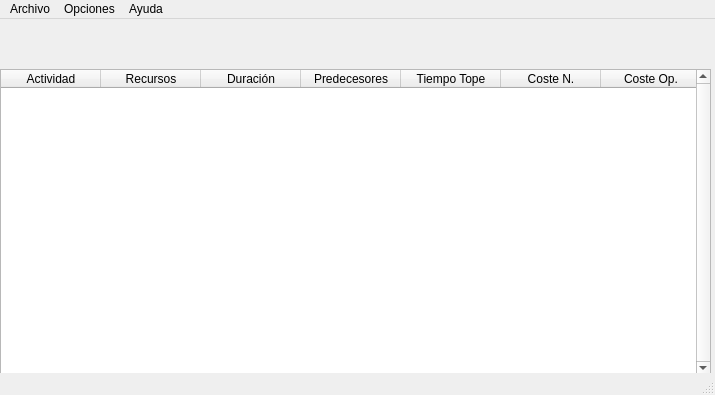
<?xml version="1.0" encoding="UTF-8"?>
<ui version="4.0">
 <class>MainWindow</class>
 <widget class="QMainWindow" name="MainWindow">
  <property name="geometry">
   <rect>
    <x>0</x>
    <y>0</y>
    <width>715</width>
    <height>395</height>
   </rect>
  </property>
  <property name="sizePolicy">
   <sizepolicy hsizetype="Fixed" vsizetype="Fixed">
    <horstretch>0</horstretch>
    <verstretch>0</verstretch>
   </sizepolicy>
  </property>
  <property name="minimumSize">
   <size>
    <width>715</width>
    <height>395</height>
   </size>
  </property>
  <property name="maximumSize">
   <size>
    <width>715</width>
    <height>395</height>
   </size>
  </property>
  <property name="windowTitle">
   <string>Gestor de Proyectos</string>
  </property>
  <property name="iconSize">
   <size>
    <width>24</width>
    <height>24</height>
   </size>
  </property>
  <widget class="QWidget" name="centralWidget">
   <property name="minimumSize">
    <size>
     <width>712</width>
     <height>0</height>
    </size>
   </property>
   <widget class="QTableWidget" name="ActivTable">
    <property name="enabled">
     <bool>true</bool>
    </property>
    <property name="geometry">
     <rect>
      <x>0</x>
      <y>50</y>
      <width>711</width>
      <height>321</height>
     </rect>
    </property>
    <property name="sizePolicy">
     <sizepolicy hsizetype="Preferred" vsizetype="Preferred">
      <horstretch>1</horstretch>
      <verstretch>1</verstretch>
     </sizepolicy>
    </property>
    <property name="sizeIncrement">
     <size>
      <width>10</width>
      <height>10</height>
     </size>
    </property>
    <property name="autoFillBackground">
     <bool>true</bool>
    </property>
    <property name="styleSheet">
     <string notr="true"/>
    </property>
    <property name="verticalScrollBarPolicy">
     <enum>Qt::ScrollBarAlwaysOn</enum>
    </property>
    <property name="horizontalScrollBarPolicy">
     <enum>Qt::ScrollBarAlwaysOn</enum>
    </property>
    <property name="rowCount">
     <number>0</number>
    </property>
    <column>
     <property name="text">
      <string>Actividad</string>
     </property>
    </column>
    <column>
     <property name="text">
      <string>Recursos</string>
     </property>
    </column>
    <column>
     <property name="text">
      <string>Duración</string>
     </property>
    </column>
    <column>
     <property name="text">
      <string>Predecesores</string>
     </property>
    </column>
    <column>
     <property name="text">
      <string>Tiempo Tope</string>
     </property>
    </column>
    <column>
     <property name="text">
      <string>Coste N.</string>
     </property>
    </column>
    <column>
     <property name="text">
      <string>Coste Op.</string>
     </property>
    </column>
   </widget>
   <widget class="QWidget" name="horizontalLayoutWidget">
    <property name="geometry">
     <rect>
      <x>0</x>
      <y>0</y>
      <width>200</width>
      <height>51</height>
     </rect>
    </property>
    <layout class="QGridLayout" name="gridLayout_2">
     <item row="0" column="0">
      <widget class="QPushButton" name="addButton">
       <property name="sizePolicy">
        <sizepolicy hsizetype="Fixed" vsizetype="Fixed">
         <horstretch>0</horstretch>
         <verstretch>0</verstretch>
        </sizepolicy>
       </property>
       <property name="minimumSize">
        <size>
         <width>0</width>
         <height>25</height>
        </size>
       </property>
       <property name="text">
        <string/>
       </property>
       <property name="icon">
        <iconset>
         <normaloff>icons/add.png</normaloff>icons/add.png</iconset>
       </property>
       <property name="iconSize">
        <size>
         <width>40</width>
         <height>40</height>
        </size>
       </property>
       <property name="flat">
        <bool>true</bool>
       </property>
      </widget>
     </item>
     <item row="0" column="1">
      <widget class="QPushButton" name="editButton">
       <property name="sizePolicy">
        <sizepolicy hsizetype="Fixed" vsizetype="Fixed">
         <horstretch>0</horstretch>
         <verstretch>0</verstretch>
        </sizepolicy>
       </property>
       <property name="minimumSize">
        <size>
         <width>0</width>
         <height>25</height>
        </size>
       </property>
       <property name="text">
        <string/>
       </property>
       <property name="icon">
        <iconset>
         <normaloff>icons/edit.png</normaloff>icons/edit.png</iconset>
       </property>
       <property name="iconSize">
        <size>
         <width>40</width>
         <height>40</height>
        </size>
       </property>
       <property name="flat">
        <bool>true</bool>
       </property>
      </widget>
     </item>
     <item row="0" column="2">
      <widget class="QPushButton" name="deleteButton">
       <property name="sizePolicy">
        <sizepolicy hsizetype="Fixed" vsizetype="Fixed">
         <horstretch>0</horstretch>
         <verstretch>0</verstretch>
        </sizepolicy>
       </property>
       <property name="minimumSize">
        <size>
         <width>0</width>
         <height>25</height>
        </size>
       </property>
       <property name="text">
        <string/>
       </property>
       <property name="icon">
        <iconset>
         <normaloff>icons/minus.png</normaloff>icons/minus.png</iconset>
       </property>
       <property name="iconSize">
        <size>
         <width>40</width>
         <height>40</height>
        </size>
       </property>
       <property name="autoDefault">
        <bool>false</bool>
       </property>
       <property name="default">
        <bool>false</bool>
       </property>
       <property name="flat">
        <bool>true</bool>
       </property>
      </widget>
     </item>
    </layout>
   </widget>
   <widget class="QWidget" name="horizontalLayoutWidget_2">
    <property name="geometry">
     <rect>
      <x>430</x>
      <y>0</y>
      <width>268</width>
      <height>52</height>
     </rect>
    </property>
    <layout class="QGridLayout" name="gridLayout">
     <item row="0" column="1">
      <widget class="QPushButton" name="reportButton">
       <property name="text">
        <string/>
       </property>
       <property name="icon">
        <iconset>
         <normaloff>../ProjectManagement-build-desktop-Qt_4_8_1_in_PATH__System__Debug/icons/report.png</normaloff>../ProjectManagement-build-desktop-Qt_4_8_1_in_PATH__System__Debug/icons/report.png</iconset>
       </property>
       <property name="iconSize">
        <size>
         <width>40</width>
         <height>40</height>
        </size>
       </property>
       <property name="flat">
        <bool>true</bool>
       </property>
      </widget>
     </item>
     <item row="0" column="3">
      <widget class="QPushButton" name="resourceButton">
       <property name="sizePolicy">
        <sizepolicy hsizetype="Fixed" vsizetype="Fixed">
         <horstretch>0</horstretch>
         <verstretch>0</verstretch>
        </sizepolicy>
       </property>
       <property name="minimumSize">
        <size>
         <width>0</width>
         <height>25</height>
        </size>
       </property>
       <property name="text">
        <string/>
       </property>
       <property name="icon">
        <iconset>
         <normaloff>icons/resources.png</normaloff>icons/resources.png</iconset>
       </property>
       <property name="iconSize">
        <size>
         <width>40</width>
         <height>40</height>
        </size>
       </property>
       <property name="flat">
        <bool>true</bool>
       </property>
      </widget>
     </item>
     <item row="0" column="2">
      <widget class="QPushButton" name="calendarButton">
       <property name="sizePolicy">
        <sizepolicy hsizetype="Fixed" vsizetype="Fixed">
         <horstretch>0</horstretch>
         <verstretch>0</verstretch>
        </sizepolicy>
       </property>
       <property name="minimumSize">
        <size>
         <width>0</width>
         <height>25</height>
        </size>
       </property>
       <property name="text">
        <string/>
       </property>
       <property name="icon">
        <iconset>
         <normaloff>icons/calendar.png</normaloff>icons/calendar.png</iconset>
       </property>
       <property name="iconSize">
        <size>
         <width>40</width>
         <height>40</height>
        </size>
       </property>
       <property name="flat">
        <bool>true</bool>
       </property>
      </widget>
     </item>
     <item row="0" column="0">
      <widget class="QPushButton" name="analysisButton">
       <property name="toolTip">
        <string>Analisis Flexibilidad</string>
       </property>
       <property name="text">
        <string/>
       </property>
       <property name="icon">
        <iconset>
         <normaloff>../ProjectManagement-build-desktop-Qt_4_8_1_in_PATH__System__Debug/icons/analysis.png</normaloff>../ProjectManagement-build-desktop-Qt_4_8_1_in_PATH__System__Debug/icons/analysis.png</iconset>
       </property>
       <property name="iconSize">
        <size>
         <width>40</width>
         <height>40</height>
        </size>
       </property>
       <property name="flat">
        <bool>true</bool>
       </property>
      </widget>
     </item>
    </layout>
   </widget>
  </widget>
  <widget class="QMenuBar" name="menuBar">
   <property name="geometry">
    <rect>
     <x>0</x>
     <y>0</y>
     <width>715</width>
     <height>25</height>
    </rect>
   </property>
   <property name="layoutDirection">
    <enum>Qt::LeftToRight</enum>
   </property>
   <property name="autoFillBackground">
    <bool>false</bool>
   </property>
   <widget class="QMenu" name="menuArchivo">
    <property name="title">
     <string>Archivo</string>
    </property>
    <addaction name="actionNuevo_Proyecto"/>
    <addaction name="separator"/>
    <addaction name="actionGuardar_Proyecto"/>
    <addaction name="actionGuardar_Como"/>
    <addaction name="separator"/>
    <addaction name="actionCargar_Proyecto"/>
    <addaction name="separator"/>
    <addaction name="actionSalir"/>
   </widget>
   <widget class="QMenu" name="menuInformes">
    <property name="title">
     <string>Opciones</string>
    </property>
    <widget class="QMenu" name="menuMostrar">
     <property name="title">
      <string>Mostrar</string>
     </property>
     <addaction name="actionModo_Simple"/>
     <addaction name="actionModo_Completo"/>
     <addaction name="actionPersonalizar"/>
    </widget>
    <addaction name="acGen_Informe"/>
    <addaction name="acGen_Ultimo"/>
    <addaction name="separator"/>
    <addaction name="menuMostrar"/>
   </widget>
   <widget class="QMenu" name="menuAyuda">
    <property name="title">
     <string>Ayuda</string>
    </property>
    <addaction name="actionManual"/>
    <addaction name="actionAcerca_de"/>
    <addaction name="actionAcerca_de_QT"/>
   </widget>
   <addaction name="menuArchivo"/>
   <addaction name="menuInformes"/>
   <addaction name="menuAyuda"/>
  </widget>
  <widget class="QStatusBar" name="statusBar"/>
  <action name="actionGuardar_Proyecto">
   <property name="text">
    <string>Guardar Proyecto</string>
   </property>
  </action>
  <action name="actionCargar_Proyecto">
   <property name="text">
    <string>Cargar Proyecto</string>
   </property>
  </action>
  <action name="actionSalir">
   <property name="text">
    <string>Salir</string>
   </property>
  </action>
  <action name="actionGenerar">
   <property name="text">
    <string>Generar</string>
   </property>
  </action>
  <action name="acGen_Informe">
   <property name="text">
    <string>Generar Informe</string>
   </property>
  </action>
  <action name="acGen_Ultimo">
   <property name="text">
    <string>Generar Último</string>
   </property>
  </action>
  <action name="actionManual">
   <property name="text">
    <string>Manual</string>
   </property>
  </action>
  <action name="actionAcerca_de">
   <property name="text">
    <string>Acerca de</string>
   </property>
  </action>
  <action name="actionAcerca_de_QT">
   <property name="text">
    <string>Acerca de QT</string>
   </property>
  </action>
  <action name="actionGuardar_Como">
   <property name="text">
    <string>Guardar Como</string>
   </property>
  </action>
  <action name="actionModo_Simple">
   <property name="text">
    <string>Modo Simple</string>
   </property>
  </action>
  <action name="actionModo_Completo">
   <property name="text">
    <string>Modo Completo</string>
   </property>
  </action>
  <action name="actionPersonalizar">
   <property name="text">
    <string>Personalizar</string>
   </property>
  </action>
  <action name="actionNuevo_Proyecto">
   <property name="text">
    <string>Nuevo Proyecto</string>
   </property>
  </action>
 </widget>
 <layoutdefault spacing="6" margin="11"/>
 <resources/>
 <connections/>
</ui>
